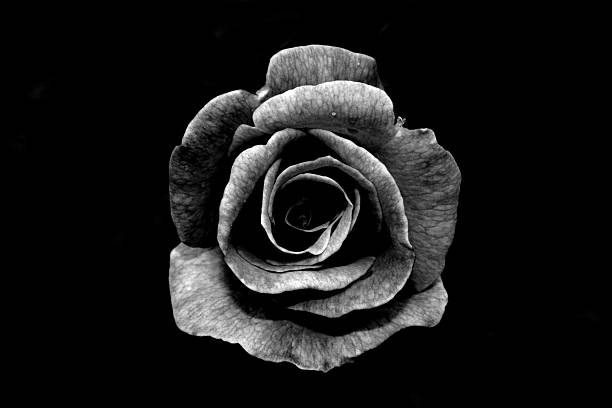
#> input picture 210962004_Week3/Resources/sample.jpg, 612 x 408 px
$ python linearfilterscratch.py
#> lines starting #> are read from the running program, lines starting #| are printed output that depends on the picture
#> further down, img is the input picture: shape (408, 612); min 0, max 255, mean 24.8
import cv2
import numpy as np


def convolve(image, kernel):
    k_h, k_w = kernel.shape
    i_h, i_w = image.shape
#> i_h = 408; i_w = 612

    k_ch, k_cw = k_h // 2, k_w // 2

    new_image = np.zeros_like(image)

    padded_img = np.zeros((i_h + k_ch * 2, i_w + k_cw * 2))
    padded_img[k_ch: -k_ch, k_cw: -k_cw] = image
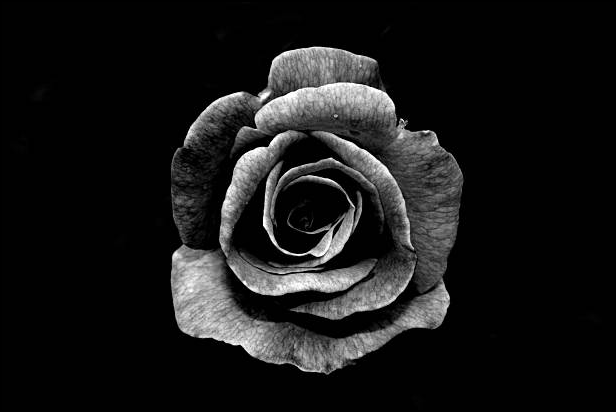
#> padded_img: shape (412, 616) float64; min 0, max 255, mean 24.4

    for i in range(i_h):
        for j in range(i_w):
            subimage = padded_img[i: i+k_h, j: j+k_w]

            new_image[i, j] = np.sum(np.multiply(subimage, kernel))
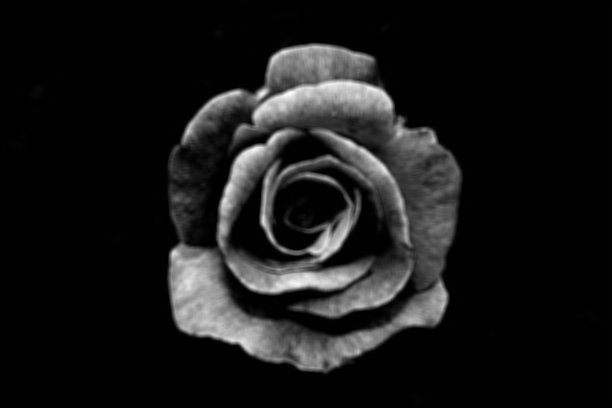
#> new_image: shape (408, 612); min 0, max 251, mean 24.6

    return new_image


img = cv2.imread('Resources/sample.jpg', 0)
img = np.array(img)

kernel = np.ones((5, 5)) / 25.0

new_img = convolve(img, kernel)

cv2.imshow('original image', img)
cv2.imshow('filtered image', new_img)

cv2.imwrite('Resources/blur_sample.jpg', new_img)

cv2.waitKey(0)
cv2.destroyAllWindows()
